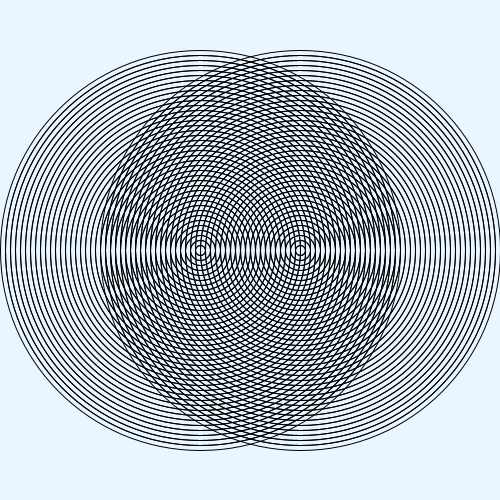
Frame 1 (no input)
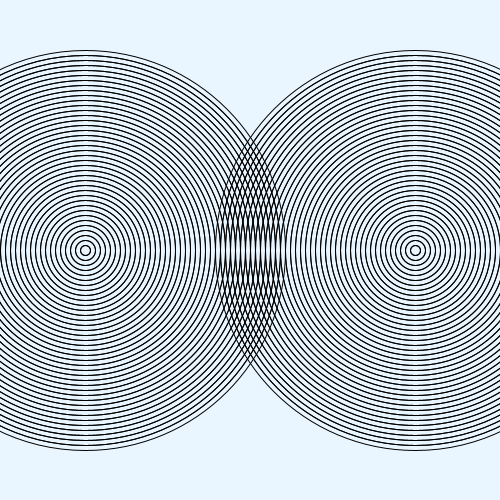
Frame 60 (the mouse pressed at the canvas centre just before this capture)
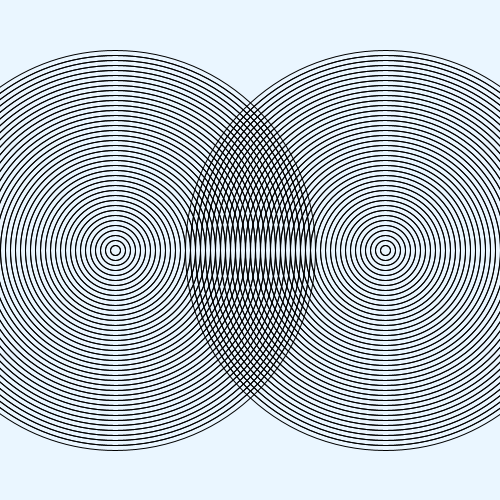
Frame 120 (the mouse held since frame 60 and released just before this capture)

The Processing sketch that drew these frames (run headless with seeded random() and noise(); from frame 60 on, the mouse is pressed at the canvas centre):

// Processing sketch: amazing_rings
// ── amazing_rings.pde
void setup() {
 size(500,500);
 background(234,246,255);

}
int rightRingX = 300;
int leftRingX = 200;
int rightSpeed = 5;
int leftSpeed = -5;
void draw() {
  background(234,246,255);
  for(int i=400;i>0;i-=10){
    noFill();
    ellipse(leftRingX, 250, i, i);
    ellipse(leftRingX, 250, i-10, i-10);
    
  }
    leftRingX += leftSpeed;
    if (leftRingX > 500) {
       leftSpeed = -leftSpeed;
    } else if (leftRingX < 0) {
       leftSpeed = -leftSpeed;
    }
    
    for(int i=400;i>0;i-=10){
    noFill();
    ellipse(rightRingX, 250, i, i);
    ellipse(rightRingX, 250, i-10, i-10);
  }
    rightRingX += rightSpeed;
    if (rightRingX > 500) {
       rightSpeed = -rightSpeed;
    } else if (rightRingX < 0) {
       rightSpeed = -rightSpeed;
    }
}
